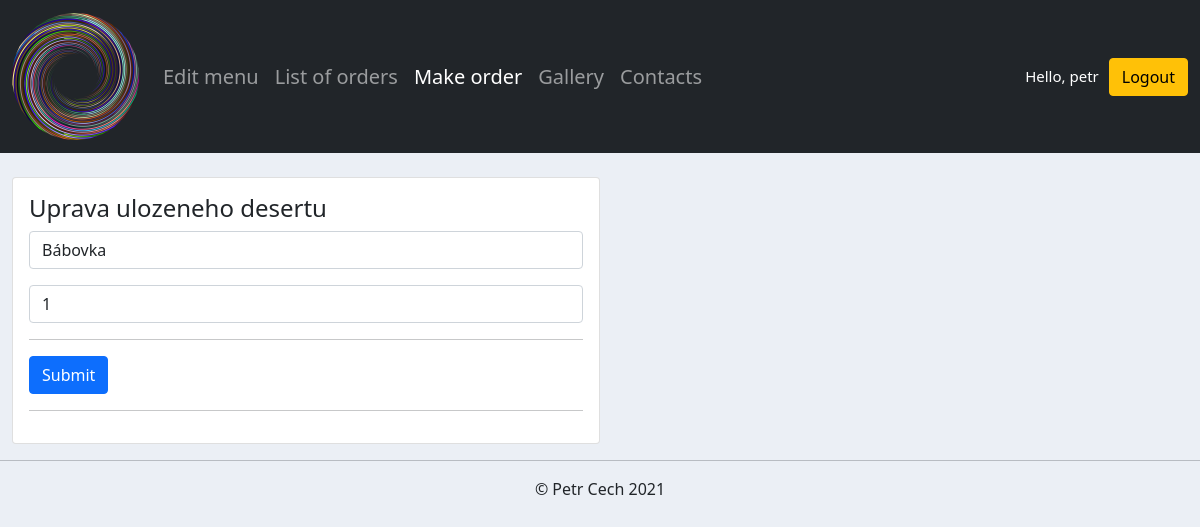
The app's page /edit_desert/1 (signed in), older data.
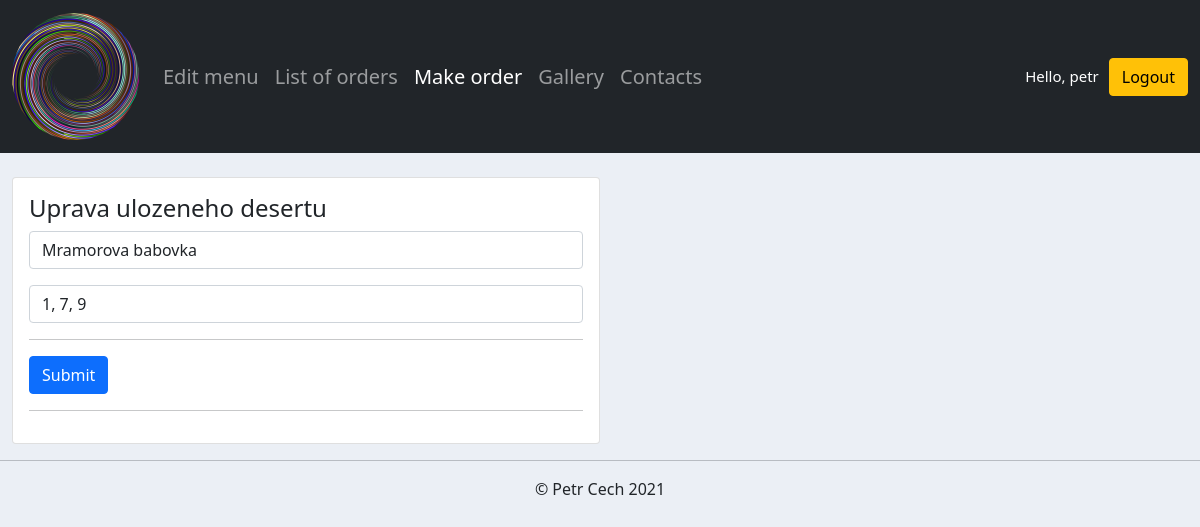
The same page, newer data.
### accounts/models.py (models this page shows, shortened)
class Desert(models.Model):
    name = models.CharField(max_length=200, null=True)
    alergens = models.CharField(max_length=200, null=True)

### accounts/views.py (the view)
# urls.py: path('edit_desert/<str:pk>', views.editDesert, name='edit_desert'),
@login_required(login_url='login')
def editDesert(request, pk):
    menu = Menu.objects.last()
    desert = Desert.objects.get(id=pk)
    formDesert = EditDesertForm(instance=desert)
    if request.method == 'POST' and 'AddDesert' in request.POST:
        formDesert = EditDesertForm(request.POST, instance=desert)
        if formDesert.is_valid():
            formDesert.save()
            messages.success(request, f'Desert edited')
            return redirect('/edit_menu/1')
    context = {
    'menu': menu,
    'formDesert': formDesert,
    'desert': desert,
    }
    return render(request, 'accounts/edit_desert.html', context)

### accounts/forms.py
class EditDesertForm(ModelForm):
    class Meta:
        model = Desert
        fields = '__all__'

### accounts/templates/accounts/edit_desert.html (shortened to what this page needs)
{%  extends 'accounts/main.html' %}
{% load static %}
{% block content %}
<br>
<div class="col-md-6">
    <div class="card card-body">
        <h4>Uprava ulozeneho desertu</h4>
        <form action="" method="POST">
          <div class="mb-3">
            <input type="text" name="name" value="{{desert.name}}" maxlength="200" class="form-control" placeholder="Název" required="" id="id_name">
          </div>
          <div class="mb-3">
            <input type="text" name="alergens" value="{{desert.alergens}}" maxlength="200" class="form-control" placeholder="Alergeny" required="" id="id_alergens">
          </div>
            <hr>
            <input class="btn btn-primary btn-block" type="submit" name="AddDesert">
            <hr>
        </form>
    </div>
</div>
{% endblock %}

Row changes from the older to the newer data that the page shows:
changed Desert: name "Bábovka" → "Mramorova babovka"; alergens "1" → "1, 7, 9"
